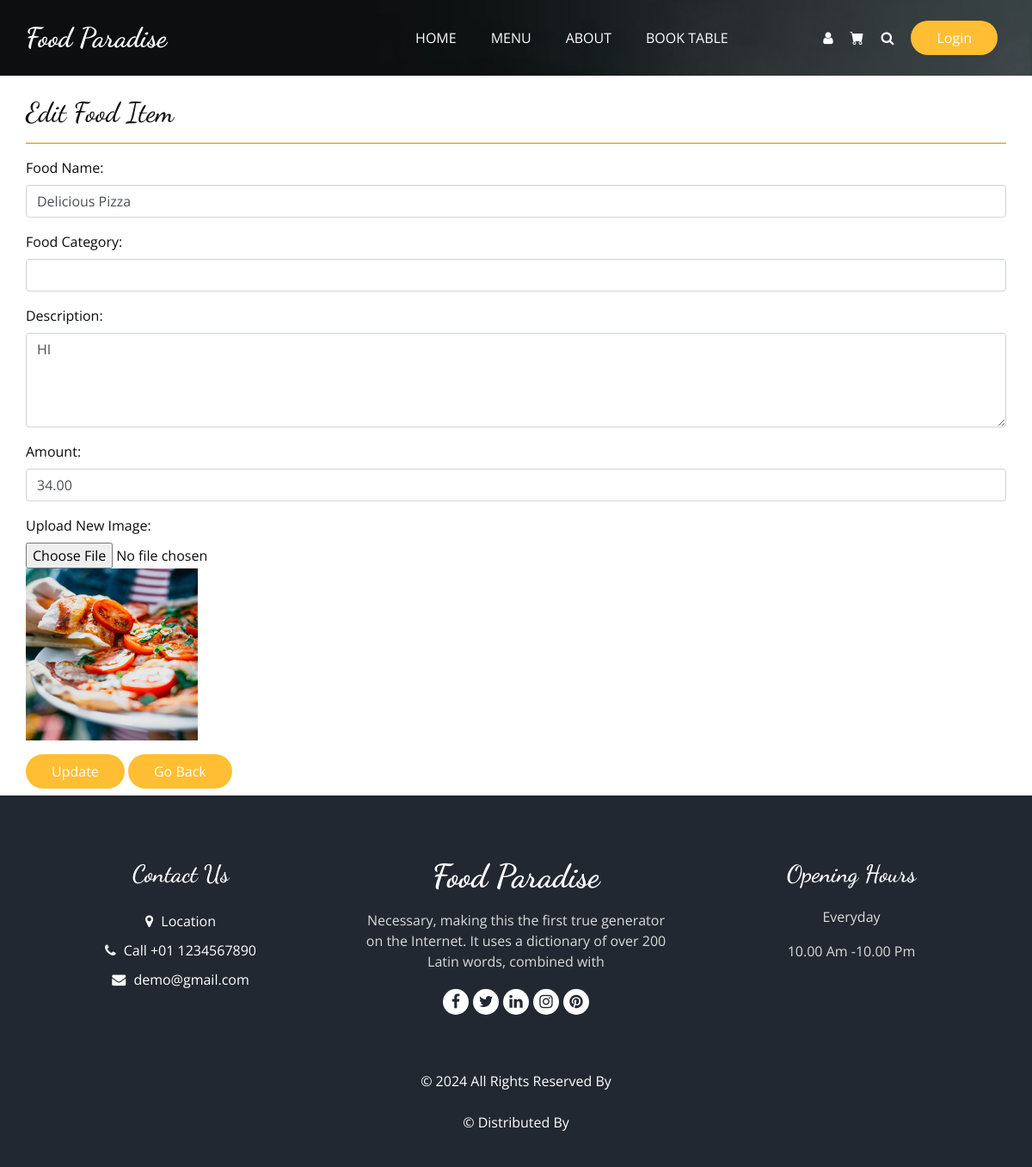
The page /admin/edit_food.php?food_id=1 on the database its author committed.
### tables this page shows
CREATE TABLE `food_items` (
  `food_id` int(11) NOT NULL,
  `category` varchar(25) DEFAULT NULL,
  `image_url` varchar(255) NOT NULL,
  `name` varchar(100) NOT NULL,
  `description` text NOT NULL,
  `amount` decimal(10,2) DEFAULT NULL
);

### crud/config.php (called while the page is built, shortened)
<?php
$base_url = "http://localhost:83/";
$image_url = $base_url . "assets/images/";

### admin/edit_food.php (the view, shortened to what this page needs)
<?php
include_once '../crud/config.php';
include_once('../crud/connect.php');
if (isset($_GET['food_id'])) {
    $food_id = $_GET['food_id'];
    $sql = "SELECT * FROM food_items WHERE food_id = $food_id";
    $result = $conn->query($sql);
    if ($result && $result->num_rows > 0) {
        $food = $result->fetch_assoc();
    } else {
        header("Location: fooditems.php");
        exit();
    }
}
?>
<?php include_once('../includes/header.php'); ?>
<div class="sub_page">
    <div class="hero_area">
        <div class="bg-box">
            <img src="<?= $image_url; ?>hero-bg.jpg" alt="">
        </div>
        <?php include_once '../includes/navbar.php'; ?>
    </div>
    <div class="container mt-4">
        <h2>Edit Food Item</h2>
        <hr color="#e69c00">
        <form method="post" action="<?php echo htmlspecialchars($_SERVER["PHP_SELF"]); ?>?food_id=<?php echo $food_id ?>" enctype="multipart/form-data">
            <div class="form-group">
                <label for="new_name">Food Name:</label>
                <input type="text" class="form-control" name="new_name" id="new_name" value="<?php echo $food['name']; ?>" required>
            </div>
            <div class="form-group">
                <label for="new_category">Food Category:</label>
                <input type="text" class="form-control" name="new_category" id="new_category" value="<?php echo $food['category_name']; ?>" required>
            </div>
            <div class="form-group">
                <label for="new_description">Description:</label>
                <textarea class="form-control" name="new_description" id="new_description" rows="4" required><?php echo $food['description']; ?></textarea>
            </div>
            <div class="form-group">
                <label for="new_amount">Amount:</label>
                <input type="number" class="form-control" name="new_amount" id="new_amount" value="<?php echo $food['amount']; ?>" required>
            </div>
            <div class="form-group">
                <label for="new_image">Upload New Image:</label>
                <input type="file" class="form-control-file" name="new_image" id="new_image">
                <img src="<?= $image_url ?><?= $food['image_url'] ?>" width="200" height="200" />
            </div>
            <div class="buttons">
            <button type="submit" class="btn btn-dark mb-2 but">Update</button>
            <a href="fooditems.php" class="btn btn-secondary mb-2 but">Go Back</a>
            </div>
        </form>
    </div>
    <?php include_once '../includes/footer_r.php'; ?>
</div>
<?php include_once('../includes/footer.php'); ?>

### assets/css/style.css (style rules this page uses)
body { font-family: "Open Sans", sans-serif; color: #0c0c0c; background-color: #ffffff; overflow-x: hidden; }
h1, h2 { font-family: 'Dancing Script', cursive; }
a, a:hover, a:focus { text-decoration: none; }
.btn, .btn:focus { outline: none !important; -webkit-box-shadow: none; box-shadow: none; }
.hero_area { position: relative; min-height: 100vh; display: -webkit-box; display: -ms-flexbox; display: flex; -webkit-box-orient: vertical; -webkit-box-direction: normal; -ms-flex-direction: column; flex-direction: column; }
.bg-box { position: absolute; top: 0; left: 0; width: 100%; height: 100%; }
.bg-box img { width: 100%; height: 100%; -o-object-fit: cover; object-fit: cover; }
.sub_page .hero_area { min-height: auto; }
.sub_page .hero_area .bg-box { position: absolute; top: 0; left: 0; width: 100%; height: 100%; }
.sub_page .hero_area .bg-box img { width: 100%; height: 100%; -o-object-fit: cover; object-fit: cover; -o-object-position: right top; object-position: right top; }
.buttons .but { display: inline-block; background-color: #ffbe33; color: #fff; padding: 8px 30px; border-radius: 45px; -webkit-transition: all 0.3s; transition: all 0.3s; border: none; }

### assets/css/responsive.css (style rules this page uses)
@media (min-width: 1200px) { .container { max-width: 1170px; } }

### rows shown on the page
food_items: new_name "Delicious Pizza", new_description "HI", new_amount "34.00", image_url (picture)
